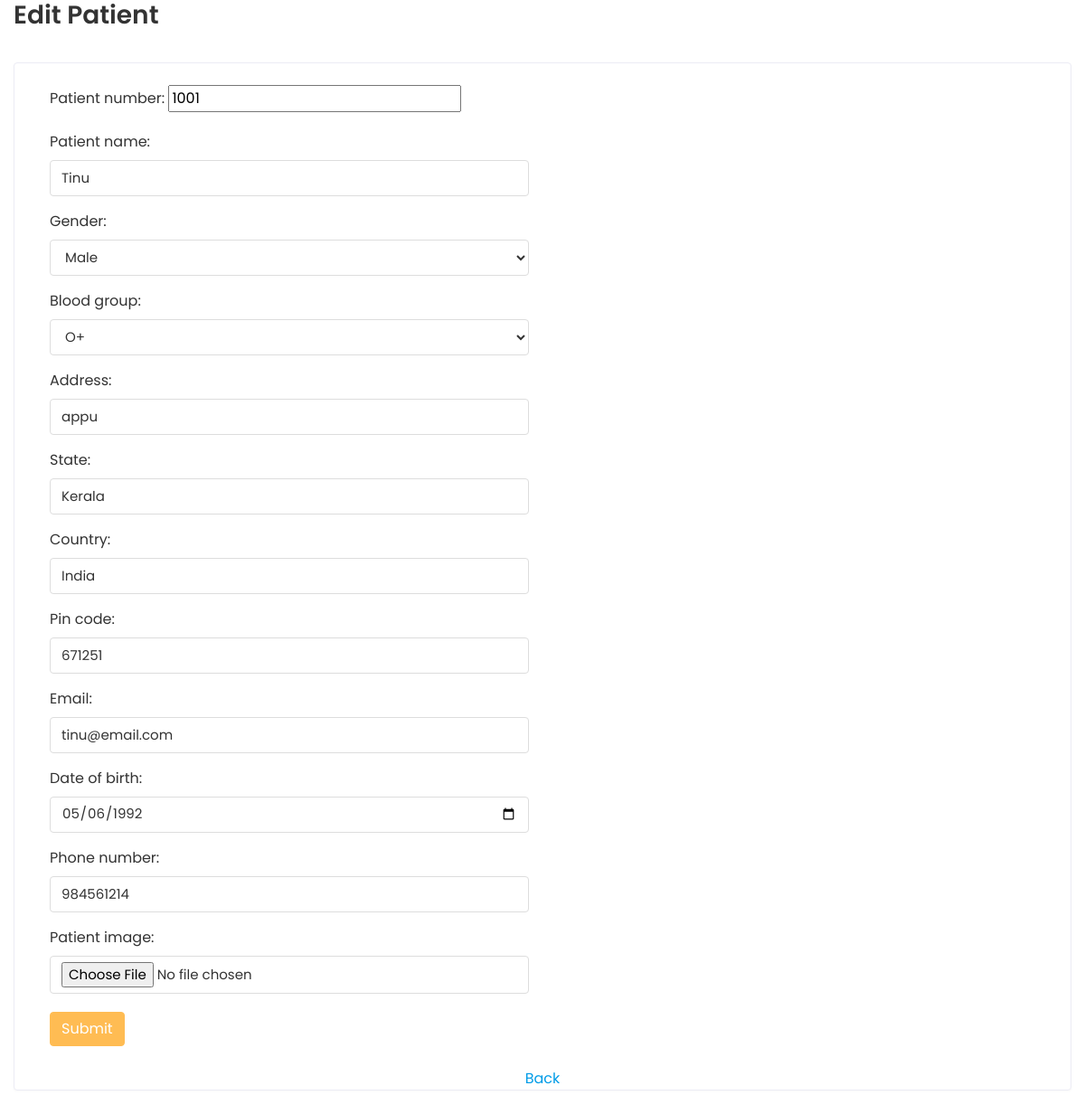
Before: /app/patient_edit-account/1/ (signed in) with the older database file.
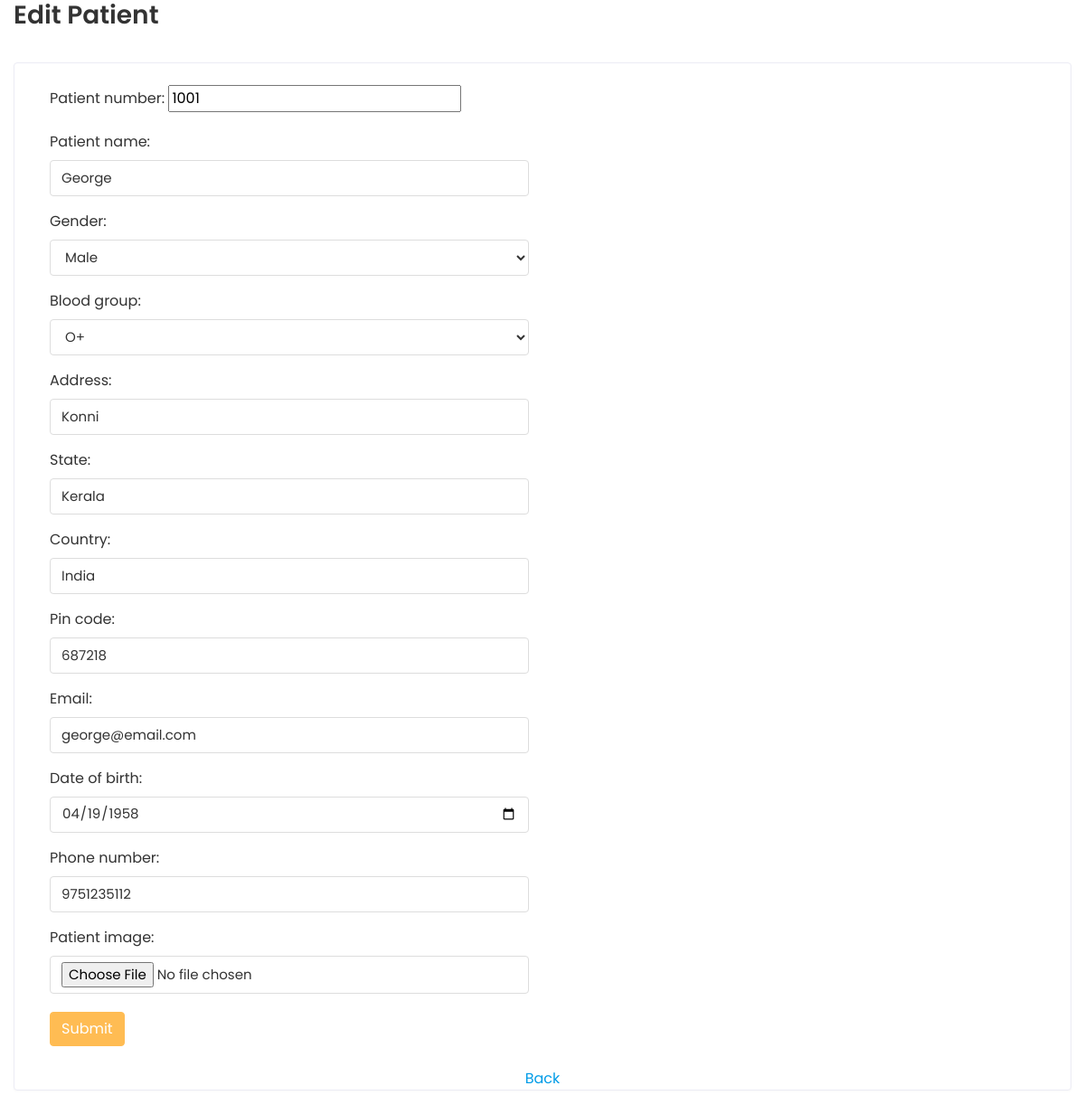
After: the same page with the newer database file.
### doctor/models.py (models this page shows, shortened)
class PatientDetails(models.Model):
    patient_number = models.IntegerField(null=True)
    patient_name = models.CharField(max_length=50)
    gender = models.CharField(
         max_length=20,
         choices=(("Male", "Male"), ("Female", "Female"), ("Other", "Other")),
     )
    blood_group = models.CharField(
        max_length=20, blank=True, null=True,
        choices=(
            ("O-", "O-"),
            ("O+", "O+"),
            ("A-", "A-"),
            ("A+", "A+"),
            ("B-", "B-"),
            ("B+", "B+"),
            ("AB-", "AB-"),
            ("AB+", "AB+"),
        ),
    )
    address = models.CharField(max_length=250, blank=True, null=True)
    state = models.CharField(max_length=200, blank=True, null=True)
    country = models.CharField(max_length=200, blank=True, null=True)
    pin_code = models.BigIntegerField(blank=True, null=True)
    email = models.EmailField(default="", max_length=50, unique=True)
    date_of_birth = models.DateField()
    phone_number = models.CharField(default="", max_length=20)
    patient_image = models.BinaryField(blank=True, null=True)
    created = models.DateTimeField(auto_now_add=True)
    updated = models.DateTimeField(auto_now=True)

### doctor/views.py (the view)
# urls.py: path("patient_edit-account/<int:patient_id>/", views.patient_edit, name="patient_edit"),
@login_required
def patient_edit(request, patient_id):
    role = PatientDetails.objects.get(pk=patient_id)
    if request.method == 'POST':
        form = PatientForm(request.POST, instance=role)
        if form.is_valid():
            role = form.save()
            return redirect('patient_list')
    else:
        form = PatientForm(instance=role)
    return render(request, 'patient/patient_edit.html', {'form': form, 'role': role})

### templates/patient/patient_edit.html (shortened to what this page needs)
{% extends 'home/base-login.html' %}
{% load static %}
{% load widget_tweaks %}
{% block content %}
<div class="content container-fluid">
    <div class="page-header">
    <div class="row align-items-center">
    <div class="col">
    <h3 class="page-title">Edit Patient</h3>
    </div>
    </div>
    </div>
    <div class="row">
    <div class="col-sm-12">
    <div class="card">
    <div class="card-body">
    <form method="post"  enctype="multipart/form-data">
        <div class="col-12 col-sm-6">
     <div class="form-group">
        {{ form.as_p }}
        </div>
        </div>
        <div class="col-12">
            <button type="submit" class="btn btn-primary">Submit</button>
            </div>
            </div>
    <div class="text-center dont-have"><a href="{% url 'patient_list' %}">Back</a></div>
</div>
</div>
</div>
</div>
{% endblock %}

Changed rows visible on the page:
changed PatientDetails "Male": patient_name "Tinu" → "George"; address "appu" → "Konni"; pin_code "671251" → "687218"; email "tinu@email.com" → "george@email.com"; date_of_birth "05/06/1992" → "04/19/1958"; phone_number "984561214" → "9751235112"
